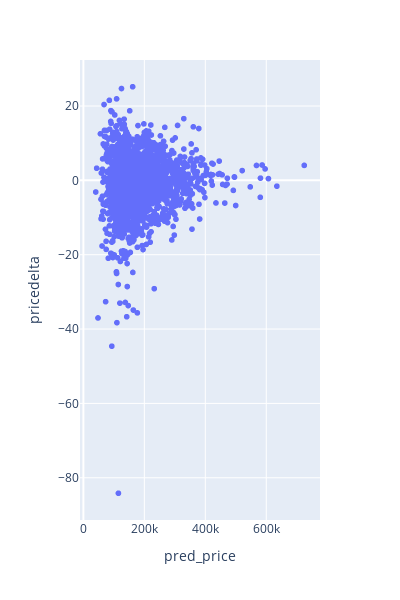

Here is the notebook cell this chart was saved with:
### Code cell
fig = px.scatter(df,df['pred_price'],df['pricedelta'])
fig.update_layout(
width=400, height=600
)
fig.show()

### Figure 1 — Plotly figure (JSON) as saved in the notebook; plotly's stock layout.template omitted (floating-point values rounded to 4 significant figures; data arrays with more than 128 entries replaced by an {"elided": "..."} marker saying what was removed)
{"data": [{"hovertemplate": "pred_price=%{x}<br>pricedelta=%{y}<extra></extra>", "legendgroup": "", "marker": {"color": "#636efa", "symbol": "circle"}, "mode": "markers", "name": "", "showlegend": false, "type": "scattergl", "x": {"elided": "2471 float values"}, "xaxis": "x", "y": {"elided": "2471 float values"}, "yaxis": "y"}], "layout": {"height": 600, "legend": {"tracegroupgap": 0}, "margin": {"t": 60}, "width": 400, "xaxis": {"anchor": "y", "domain": [0, 1], "title": {"text": "pred_price"}}, "yaxis": {"anchor": "x", "domain": [0, 1], "title": {"text": "pricedelta"}}}}
